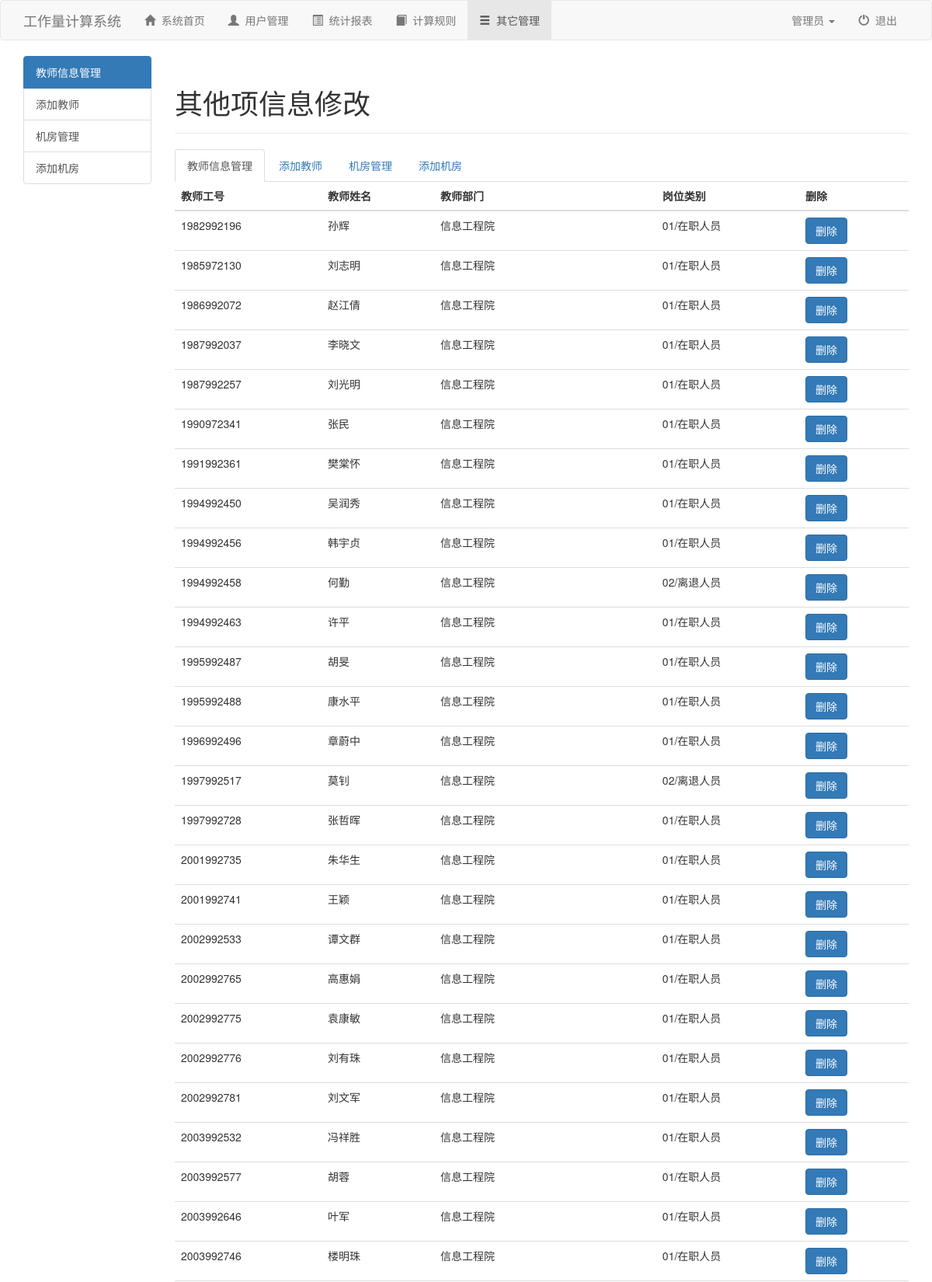
Screenshot of /other.php (upper part) with the database file from the repository.
### tables this page shows
CREATE TABLE `teacher` (
  `tno` varchar(50) NOT NULL DEFAULT '' COMMENT '工号',
  `t_name` varchar(50) NOT NULL DEFAULT '',
  `BM` varchar(50) NOT NULL DEFAULT '信息工程院' COMMENT '部门',
  `GW` varchar(50) NOT NULL DEFAULT '01/在职人员' COMMENT '岗位类别',
  PRIMARY KEY (`tno`)
);

### other.php (the view, shortened to what this page needs)
<!DOCTYPE html>
<html lang="zh-CN">
<head>
	<link rel="stylesheet" href="css/bootstrap.min.css">
	<link rel="stylesheet" href="css/index.css">
</head>
<body>
	<nav class="navbar navbar-default">
		<div class="container">
			<div class="navbar-header">
				<a href="index.html" class="navbar-brand">工作量计算系统</a>
			</div>
			<div class="navbar-collapse collapse">
				<ul class="nav navbar-nav">
					<li><a href="index.html"><span class="glyphicon glyphicon-home"></span>&nbsp;&nbsp;系统首页</a></li>
					<li><a href="user.php"><span class="glyphicon glyphicon-user"></span>&nbsp;&nbsp;用户管理</a></li>
					<li><a href="content.php"><span class="glyphicon glyphicon-list-alt"></span>&nbsp;&nbsp;统计报表</a></li>
					<li><a href="rules.php"><span class="glyphicon glyphicon-book"></span>&nbsp;&nbsp;计算规则</a></li>
					<li class="active"><a href="other.php"><span class="glyphicon glyphicon-menu-hamburger"></span>&nbsp;&nbsp;其它管理</a></li>
				</ul>
				<ul class="nav navbar-nav navbar-right">
					<li class="dropdown">
						<a href="#" id="dLabel" data-toggle="dropdown" aria-haspopup="true" aria-expended="false">
							管理员
							<span class="caret"></span>
						</a>
					</li>
					<li><a href="login.html"><span class="glyphicon glyphicon-off"></span>&nbsp;&nbsp;退出</a></li>
				</ul>
			</div>
		</div>
	</nav>
	<div class="container">
		<div class="row">
			<div class="col-md-2">
				 <div class="list-group">
				 	<a href="other.php" class="list-group-item active">教师信息管理</a>
				 	<a role="button" class="list-group-item" data-toggle="modal" data-target="#myModal">添加教师</a>
				 	<a href="lab.php" class="list-group-item">机房管理</a>
				 	<a role="button" class="list-group-item" data-toggle="modal" data-target="#myModal2">添加机房</a>
				 </div>
			</div>
			<div class="col-md-10">
				<div class="page-header">
					<h1>其他项信息修改</h1>
				</div>
				<ul class="nav nav-tabs">
					<li class="active"><a href="other.php">教师信息管理</a></li>
					<li><a role="button" data-toggle="modal" data-target="#myModal">添加教师</a></li>
					<li><a href="lab.php">机房管理</a></li>
					<li><a role="button" data-toggle="modal" data-target="#myModal2">添加机房</a></li>
				</ul>
				<?php
				$link = mysqli_connect('localhost','root','lpk19961224','system');
				mysqli_set_charset($link ,'utf8');
				$query = "select * from teacher";
				$result = mysqli_query($link, $query);
				?>
				<table class="table table-hover">
					<thead>
						<tr>
							<th>教师工号</th>
							<th>教师姓名</th>
							<th>教师部门</th>
							<th>岗位类别</th>
							<th>删除</th>
						</tr>
					</thead>
					<tbody>
						<?php
							while($row = mysqli_fetch_assoc($result)){
								echo <<<EOD
								<tr>
							    <td>{$row['tno']}</td>
							    <td>{$row['t_name']}</td>
							    <td>{$row['BM']}</td>
							    <td>{$row['GW']}</td>
							    <td>
EOD;
								echo '<a class="btn btn-primary" href="teacher_del.php?tno='.$row['tno'].'">删除</a>';
								echo '</td>';
							 }
						?>
					</tbody>
				</table>
			</div>
		</div>
	</div>
</body>
</html>

### rows the page displays
teacher: tno "1982992196", t_name "孙辉", BM "信息工程院", GW "01/在职人员"
teacher: tno "1985972130", t_name "刘志明", BM "信息工程院", GW "01/在职人员"
teacher: tno "1986992072", t_name "赵江倩", BM "信息工程院", GW "01/在职人员"
teacher: tno "1987992037", t_name "李晓文", BM "信息工程院", GW "01/在职人员"
teacher: tno "1987992257", t_name "刘光明", BM "信息工程院", GW "01/在职人员"
teacher: tno "1990972341", t_name "张民", BM "信息工程院", GW "01/在职人员"
teacher: tno "1991992361", t_name "樊棠怀", BM "信息工程院", GW "01/在职人员"
teacher: tno "1994992450", t_name "吴润秀", BM "信息工程院", GW "01/在职人员"
teacher: tno "1994992456", t_name "韩宇贞", BM "信息工程院", GW "01/在职人员"
teacher: tno "1994992458", t_name "何勤", BM "信息工程院", GW "02/离退人员"
teacher: tno "1994992463", t_name "许平", BM "信息工程院", GW "01/在职人员"
teacher: tno "1995992487", t_name "胡旻", BM "信息工程院", GW "01/在职人员"
teacher: tno "1995992488", t_name "康水平", BM "信息工程院", GW "01/在职人员"
teacher: tno "1996992496", t_name "章蔚中", BM "信息工程院", GW "01/在职人员"
teacher: tno "1997992517", t_name "莫钊", BM "信息工程院", GW "02/离退人员"
teacher: tno "1997992728", t_name "张哲晖", BM "信息工程院", GW "01/在职人员"
teacher: tno "2001992735", t_name "朱华生", BM "信息工程院", GW "01/在职人员"
teacher: tno "2001992741", t_name "王颖", BM "信息工程院", GW "01/在职人员"
teacher: tno "2002992533", t_name "谭文群", BM "信息工程院", GW "01/在职人员"
teacher: tno "2002992765", t_name "高惠娟", BM "信息工程院", GW "01/在职人员"
teacher: tno "2002992775", t_name "袁康敏", BM "信息工程院", GW "01/在职人员"
teacher: tno "2002992776", t_name "刘有珠", BM "信息工程院", GW "01/在职人员"
teacher: tno "2002992781", t_name "刘文军", BM "信息工程院", GW "01/在职人员"
teacher: tno "2003992532", t_name "冯祥胜", BM "信息工程院", GW "01/在职人员"
teacher: tno "2003992577", t_name "胡蓉", BM "信息工程院", GW "01/在职人员"
teacher: tno "2003992646", t_name "叶军", BM "信息工程院", GW "01/在职人员"
teacher: tno "2003992746", t_name "楼明珠", BM "信息工程院", GW "01/在职人员"
